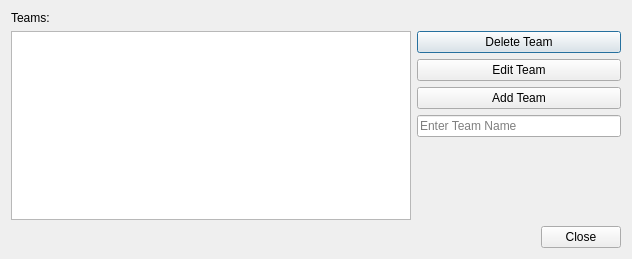
<?xml version="1.0" encoding="UTF-8"?>
<ui version="4.0">
 <class>league_editor</class>
 <widget class="QDialog" name="league_editor">
  <property name="geometry">
   <rect>
    <x>0</x>
    <y>0</y>
    <width>632</width>
    <height>259</height>
   </rect>
  </property>
  <property name="windowTitle">
   <string>League Editor</string>
  </property>
  <property name="windowIcon">
   <iconset>
    <normaloff>icon.png</normaloff>icon.png</iconset>
  </property>
  <layout class="QHBoxLayout" name="horizontalLayout_2">
   <item>
    <layout class="QVBoxLayout" name="verticalLayout_3">
     <item>
      <layout class="QVBoxLayout" name="verticalLayout_2">
       <item>
        <widget class="QLabel" name="label">
         <property name="text">
          <string>Teams:</string>
         </property>
        </widget>
       </item>
       <item>
        <layout class="QHBoxLayout" name="horizontalLayout">
         <item>
          <widget class="QListWidget" name="teams_listwidget">
           <property name="minimumSize">
            <size>
             <width>400</width>
             <height>0</height>
            </size>
           </property>
          </widget>
         </item>
         <item>
          <layout class="QVBoxLayout" name="verticalLayout">
           <item>
            <widget class="QPushButton" name="delete_team_button">
             <property name="minimumSize">
              <size>
               <width>200</width>
               <height>0</height>
              </size>
             </property>
             <property name="text">
              <string>Delete Team</string>
             </property>
            </widget>
           </item>
           <item>
            <widget class="QPushButton" name="edit_team_button">
             <property name="minimumSize">
              <size>
               <width>200</width>
               <height>0</height>
              </size>
             </property>
             <property name="text">
              <string>Edit Team</string>
             </property>
            </widget>
           </item>
           <item>
            <widget class="QPushButton" name="add_team_button">
             <property name="minimumSize">
              <size>
               <width>200</width>
               <height>0</height>
              </size>
             </property>
             <property name="text">
              <string>Add Team</string>
             </property>
            </widget>
           </item>
           <item>
            <widget class="QLineEdit" name="add_team_lineedit">
             <property name="minimumSize">
              <size>
               <width>200</width>
               <height>0</height>
              </size>
             </property>
             <property name="placeholderText">
              <string>Enter Team Name</string>
             </property>
            </widget>
           </item>
           <item>
            <spacer name="verticalSpacer">
             <property name="orientation">
              <enum>Qt::Vertical</enum>
             </property>
             <property name="sizeHint" stdset="0">
              <size>
               <width>20</width>
               <height>40</height>
              </size>
             </property>
            </spacer>
           </item>
          </layout>
         </item>
        </layout>
       </item>
      </layout>
     </item>
     <item>
      <widget class="QDialogButtonBox" name="buttonBox">
       <property name="orientation">
        <enum>Qt::Horizontal</enum>
       </property>
       <property name="standardButtons">
        <set>QDialogButtonBox::Close</set>
       </property>
      </widget>
     </item>
    </layout>
   </item>
  </layout>
 </widget>
 <resources/>
 <connections>
  <connection>
   <sender>buttonBox</sender>
   <signal>accepted()</signal>
   <receiver>league_editor</receiver>
   <slot>accept()</slot>
   <hints>
    <hint type="sourcelabel">
     <x>248</x>
     <y>254</y>
    </hint>
    <hint type="destinationlabel">
     <x>157</x>
     <y>274</y>
    </hint>
   </hints>
  </connection>
  <connection>
   <sender>buttonBox</sender>
   <signal>rejected()</signal>
   <receiver>league_editor</receiver>
   <slot>reject()</slot>
   <hints>
    <hint type="sourcelabel">
     <x>316</x>
     <y>260</y>
    </hint>
    <hint type="destinationlabel">
     <x>286</x>
     <y>274</y>
    </hint>
   </hints>
  </connection>
 </connections>
</ui>
